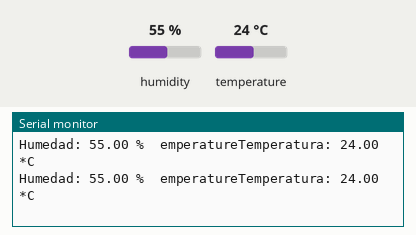
A sketch run on a simulated Arduino Uno, built with avr-gcc and run on an emulated ATmega328P. Shown: the last lines printed to the serial monitor. The test bench sets the inputs (shaded band); at power-on: humidity 55 %, temperature 24 °C.

Above: at 4.8 s.
4.9 s: humidity set to 22 %
At 7.5 s:
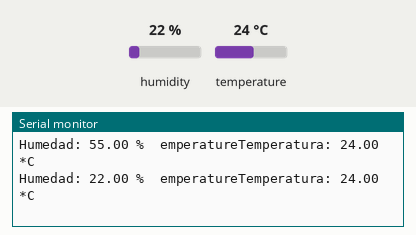
7.9 s: temperature set to 12 °C
At 8.8 s:
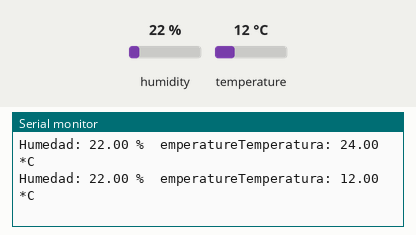
10.9 s: humidity set to 40 %
At 13.6 s:
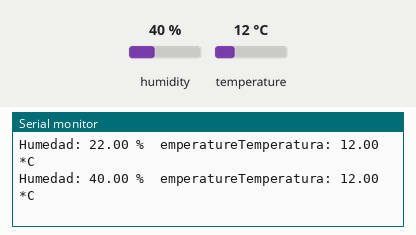
Timing chart, 0 to 15.1 s (numbered marks = the images above; inputs shaded):
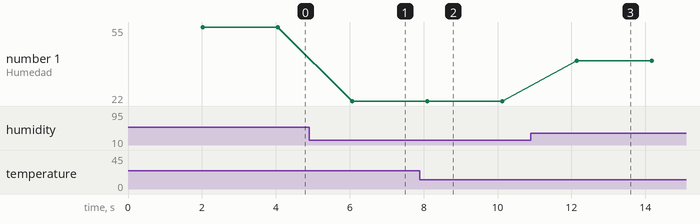

The sketch:

PRACTICAhumedad.ino
```cpp
#include "DHT.h"

#define DHTTYPE DHT11
#define DHT11_PIN 6

DHT dht(DHT11_PIN, DHTTYPE);

void setup() {
  Serial.begin(9600);
  dht.begin();
}

void loop() {
  delay(2000);

  float humidity = dht.readHumidity();
  float temperature = dht.readTemperature();

  if (isnan(humidity) || isnan(temperature)) {
    Serial.println("Error al leer del sensor DHT11");
    return;
  }

  Serial.print("Humedad: ");
  Serial.print(humidity);
  Serial.print(" %\temperature");
  Serial.print("Temperatura: ");
  Serial.print(temperature);
  Serial.println(" *C");
}
```

Measured:
- after the input at 4.9 s, the serial monitor: prints a new line after 1.2 s (image 1)
- after the input at 7.9 s, the serial monitor: prints a new line after 0.20 s (image 2)
- after the input at 10.9 s, the serial monitor: prints a new line after 1.2 s (image 3)
- plotted number 1: 55 → 22 after the input at 4.9 s, 22 → 40 after the input at 10.9 s
